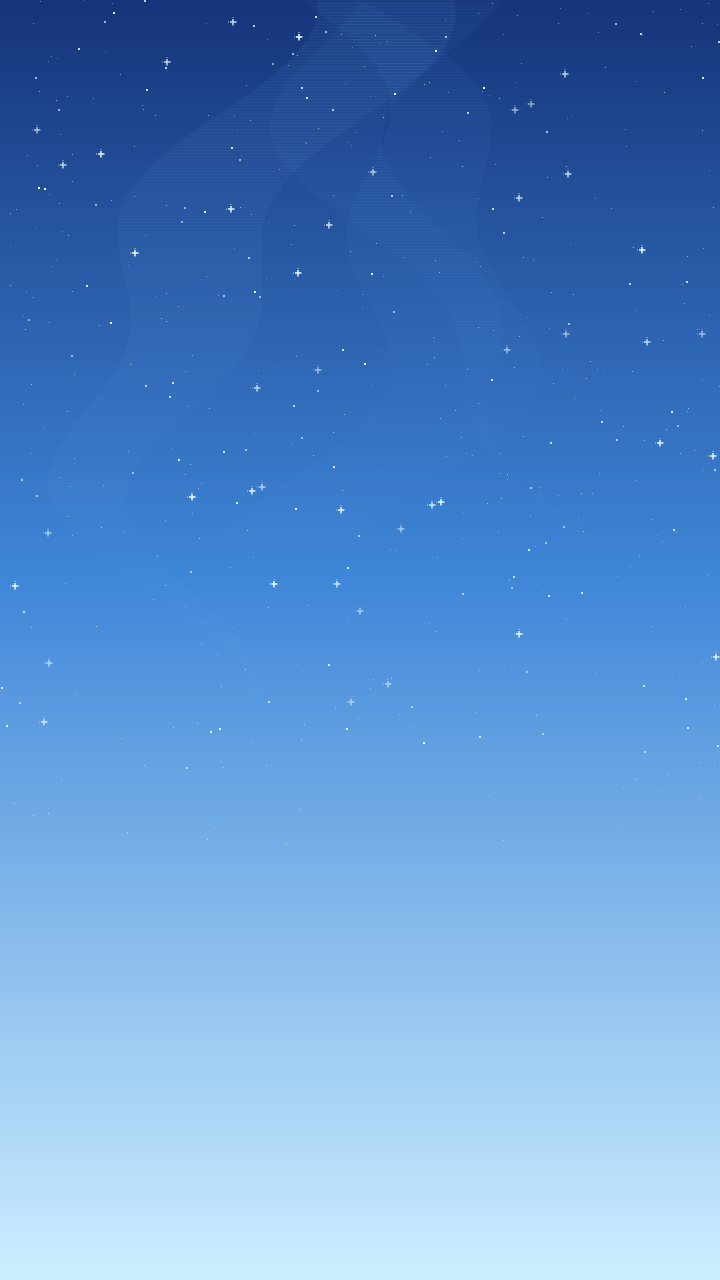
#> input picture art-src/skycity/sky_day.png, 720 x 1280 px
$ python build-backgrounds.py
#> lines starting #> are read from the running program, lines starting #| are printed output that depends on the picture
#!/usr/bin/env python3
"""
Build the "Sky City" infinite-background assets for the aerial descent.

Source art (art-src/skycity/, vendored from the resources pack) is authored at
720px wide. We downscale every layer to the game's logical width (540px) — this
keeps each looping tile non-power-of-two but that is fine: Background.ts stacks
plain Images by hand instead of using Phaser TileSprites, so NPOT wrapping is a
non-issue, and it roughly halves texture memory on device.

Layers (see art-src/skycity/README-source.md + docs/background-skycity.md):
  - sky_<zone>      720x1280 -> 512x1024 fixed skybox per zone (POT; stretched
                    to fill, so power-of-two uploads reliably on weak WebView GL)
  - clouds[_far]    720x900  -> 540x675  loopable parallax cloud tiles
  - airships[_lights] 720x2400 -> 540x1800  tall tile = occasional airships
  - spaceship[_lights] 720x6400 -> 540x4800  very tall tile = rare cruiser

Heights stay proportional, so the "frequency" (tile height) relationship that
controls how often each vehicle appears is preserved.

Usage: python3 scripts/build-backgrounds.py
"""
import os
from PIL import Image

W = 540  # game logical width; every layer is downscaled to this and drawn 1:1
# Full-screen skies are stretched to fill, so we force power-of-two dims: NPOT
# (540x960) sky PNGs decoded but never uploaded on some Android WebView GL
# drivers (BG-005). 512x1024 uploads reliably; tile layers keep W=540 for loop math.
SKY_POT = (512, 1024)

SRC = os.path.join(os.path.dirname(__file__), "..", "art-src", "skycity")
OUT = os.path.join(os.path.dirname(__file__), "..", "public", "assets")

# (source filename, output key) — output is public/assets/<key>.png
LAYERS = [
    ("sky_day.png", "bg_sky_day"),
    ("sky_dusk.png", "bg_sky_dusk"),
    ("sky_sunset.png", "bg_sky_sunset"),
    ("sky_twilight.png", "bg_sky_twilight"),
    ("sky_night.png", "bg_sky_night"),
    ("sky_aurora.png", "bg_sky_aurora"),
    ("clouds_far.png", "bg_clouds_far"),
    ("clouds.png", "bg_clouds"),
    ("airships.png", "bg_airships"),
    ("airships_lights.png", "bg_airships_lights"),
    ("spaceship.png", "bg_spaceship"),
    ("spaceship_lights.png", "bg_spaceship_lights"),
]


def main() -> None:
    for src_name, key in LAYERS:
        src = os.path.join(SRC, src_name)
        im = Image.open(src).convert("RGBA")
#> im is the input picture: PIL image 720x1280 RGBA; mean R, G, B, A 93.4, 145.1, 206.3, 255
        if key.startswith("bg_sky_"):
            im = im.resize(SKY_POT, Image.LANCZOS)  # POT, stretched to fill
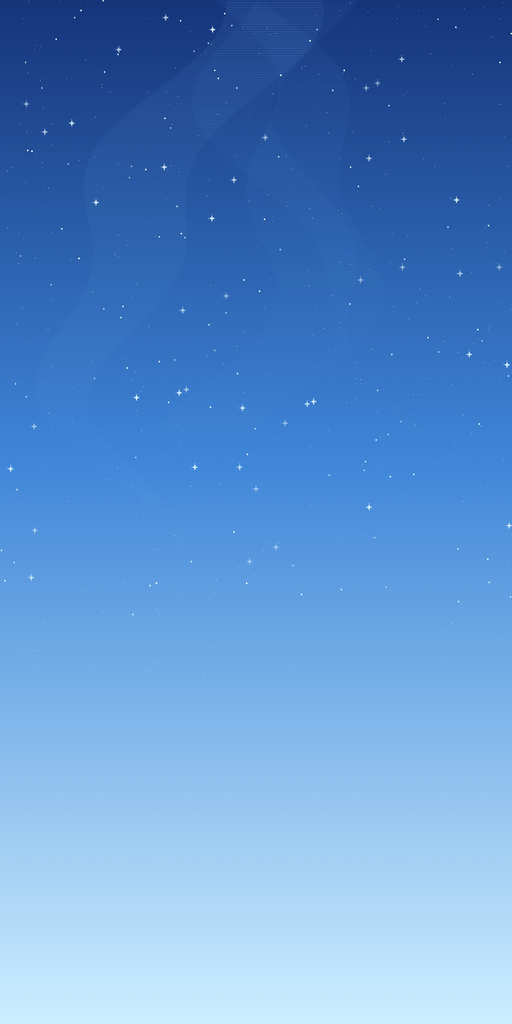
#> im: PIL image 512x1024 RGBA; mean R, G, B, A 93.4, 145.1, 206.3, 255
        else:
            w, h = im.size
            out_h = round(h * (W / w))  # keep aspect -> preserves loop tile height
            im = im.resize((W, out_h), Image.LANCZOS)
        out = os.path.join(OUT, key + ".png")
        im.save(out)
        print(f"wrote {out} {im.size}")
#| wrote scripts/../public/assets/bg_sky_day.png (512, 1024)
#> pass 2 of the loop in main, `for src_name, key in LAYERS:`:
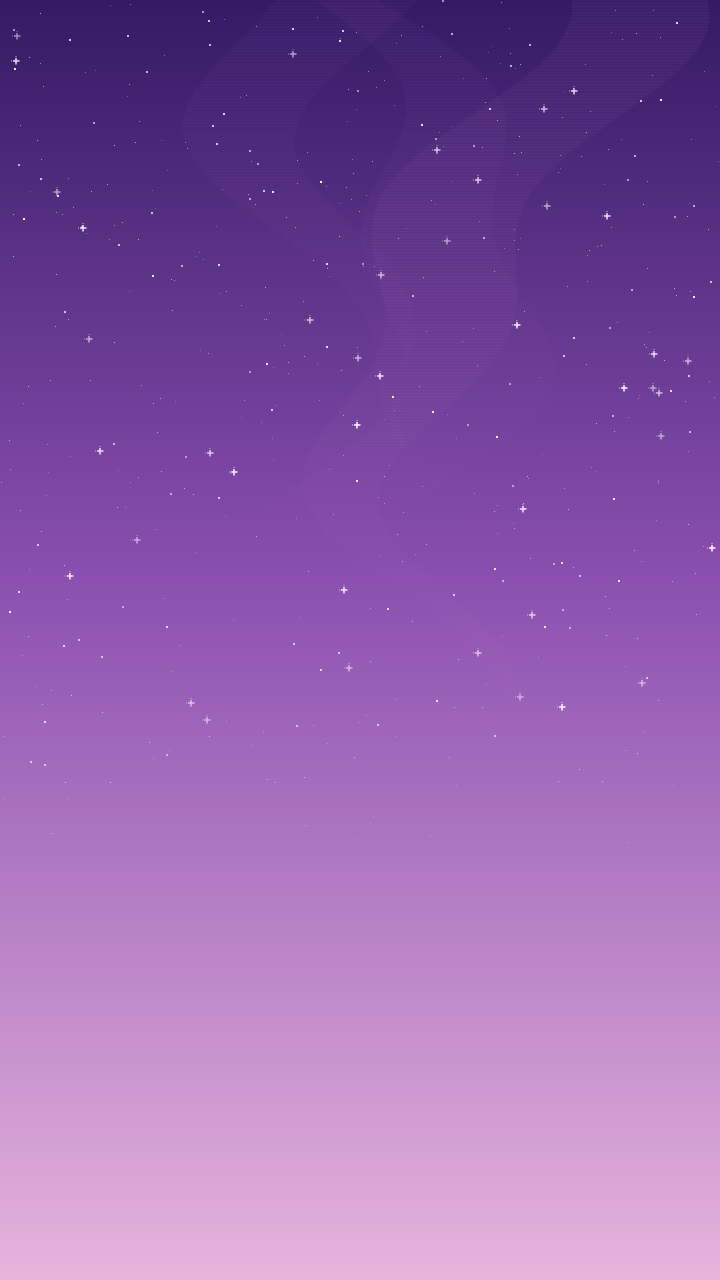
#> input picture art-src/skycity/sky_dusk.png, 720 x 1280 px
#> in main, im is the input picture: PIL image 720x1280 RGBA; mean R, G, B, A 144.9, 95.6, 171.7, 255
#> in main, `im = im.resize(SKY_POT, Image.LANCZOS)`:
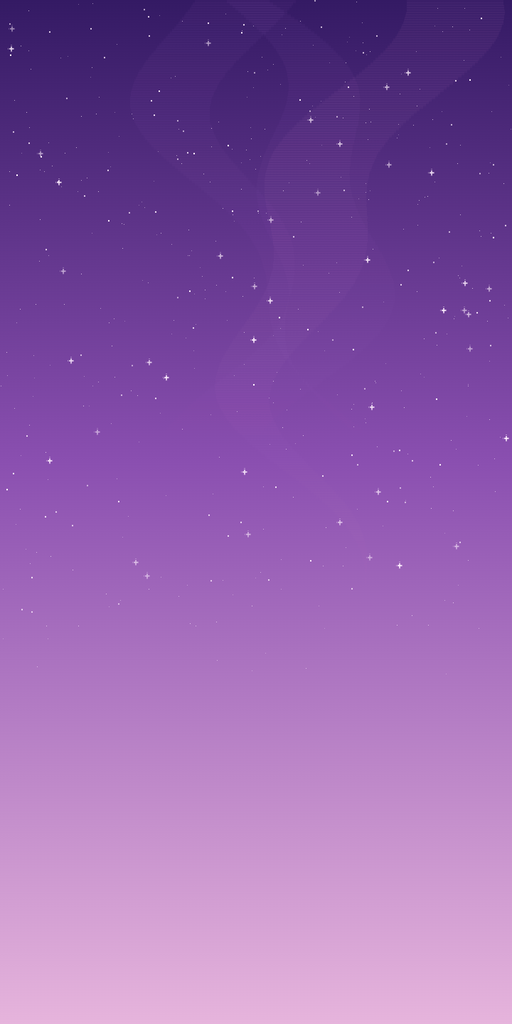
#> im: PIL image 512x1024 RGBA; mean R, G, B, A 144.9, 95.6, 171.7, 255
#| wrote scripts/../public/assets/bg_sky_dusk.png (512, 1024)
#> pass 3 of the loop in main, `for src_name, key in LAYERS:`:
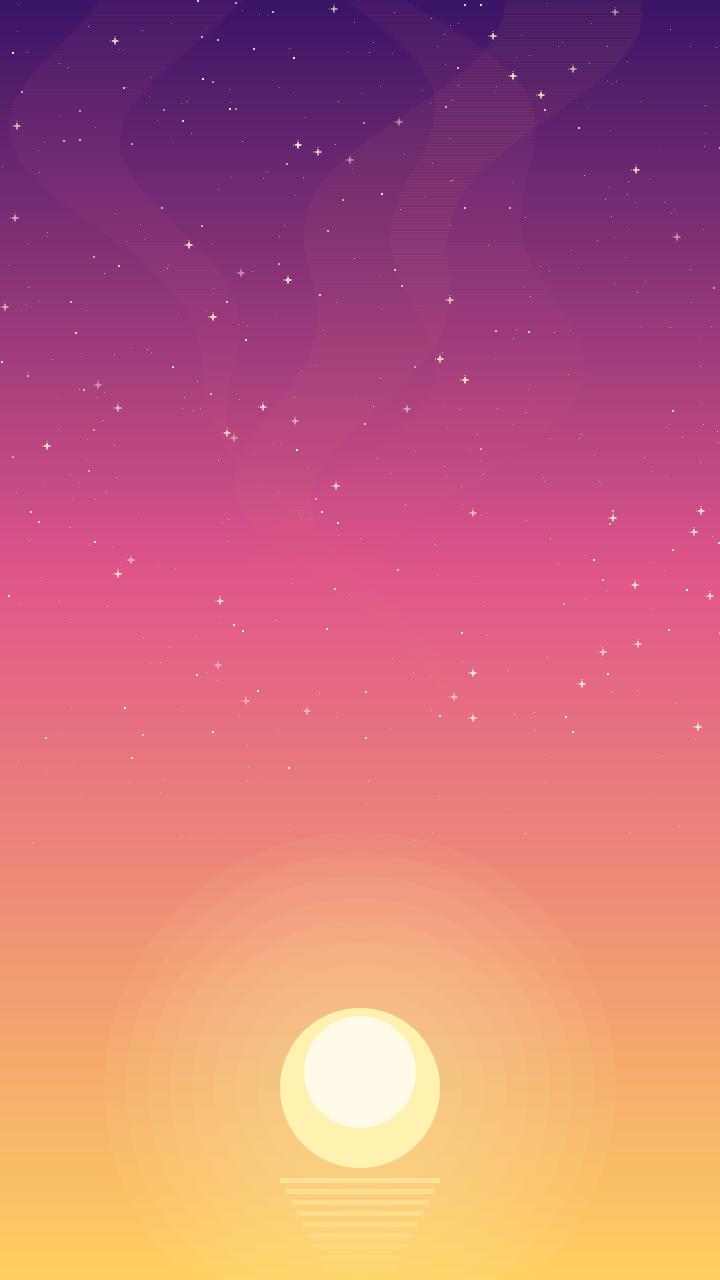
#> input picture art-src/skycity/sky_sunset.png, 720 x 1280 px
#> in main, im is the input picture: PIL image 720x1280 RGBA; mean R, G, B, A 196.8, 109.5, 122.9, 255
#> in main, `im = im.resize(SKY_POT, Image.LANCZOS)`:
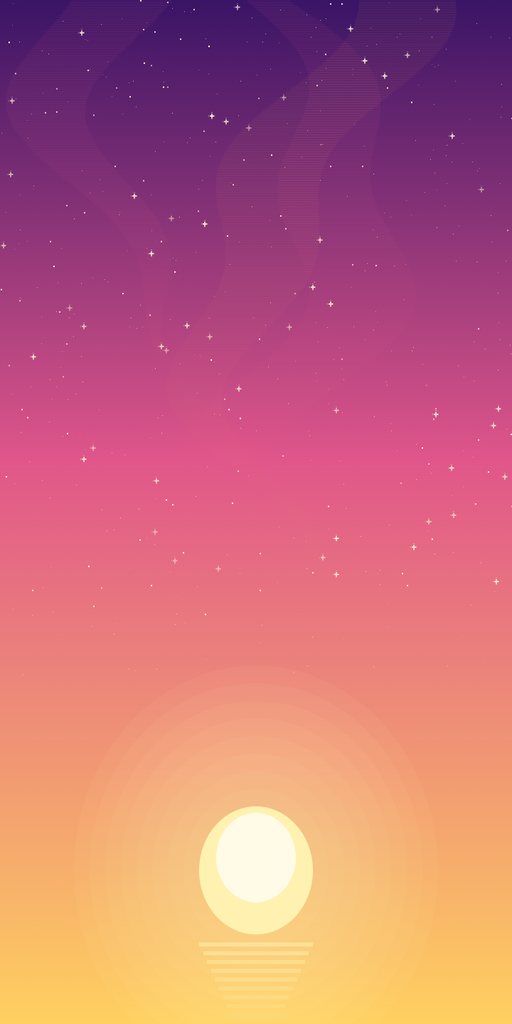
#> im: PIL image 512x1024 RGBA; mean R, G, B, A 196.8, 109.5, 122.9, 255
#| wrote scripts/../public/assets/bg_sky_sunset.png (512, 1024)
#> the loop made 7 passes; the first 3 are shown


if __name__ == "__main__":
#> (the run stopped early here; a loop or call above may not have finished)
